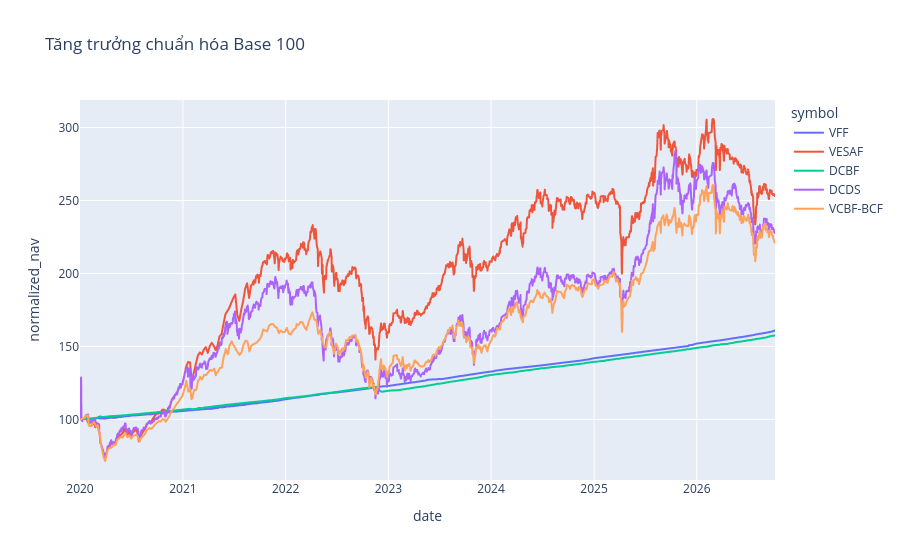

Here is the notebook cell this chart was saved with:
### Markdown cell above
## 4. Tạo chỉ số có cùng cơ sở so sánh (Stage 4)
**Normalized NAV = NAV(t) / NAV(gốc) × 100.** Các quỹ có NAV tuyệt đối khác nhau nên cần chung thang tăng trưởng. Ngày gốc là ngày quan sát đầu của từng quỹ trong giai đoạn chọn, không giả định có giá ngày 01/01/2020.

**CAGR = (NAV cuối / NAV đầu)^(365,25 / số ngày) − 1.** Drawdown đo mức giảm từ đỉnh đã quan sát. Lợi nhuận 12M lấy giá tại hoặc trước mốc 12 tháng, cho phép độ trễ tối đa 14 ngày; thiếu lịch sử thì để trống.

**Lợi nhuận thực xấp xỉ = Return 12M − CPI YoY cùng tháng.** Fisher chính xác hơn: `(1+r)/(1+i)−1`. Không trừ CPI YoY một năm khỏi lợi nhuận lũy kế nhiều năm.

### Code cell
tables = transform_data(clean)
nav = tables['fund_nav']
summary = period_summary(nav).sort_values('total_return', ascending=False)
display(summary.round(2))
assert np.allclose(nav.groupby('fund_id').first().normalized_nav, 100)
px.line(nav, x='date', y='normalized_nav', color='symbol',
        title='Tăng trưởng chuẩn hóa Base 100').show()

### Figure 1 — Plotly figure (JSON) as saved in the notebook; plotly's stock layout.template omitted (floating-point values rounded to 4 significant figures; data arrays with more than 128 entries replaced by an {"elided": "..."} marker saying what was removed)
{"data": [{"hovertemplate": "symbol=VFF<br>date=%{x}<br>normalized_nav=%{y}<extra></extra>", "legendgroup": "VFF", "line": {"color": "#636efa", "dash": "solid"}, "marker": {"symbol": "circle"}, "mode": "lines", "name": "VFF", "showlegend": true, "type": "scattergl", "x": {"elided": "596 str values"}, "xaxis": "x", "y": {"elided": "596 float values"}, "yaxis": "y"}, {"hovertemplate": "symbol=VESAF<br>date=%{x}<br>normalized_nav=%{y}<extra></extra>", "legendgroup": "VESAF", "line": {"color": "#EF553B", "dash": "solid"}, "marker": {"symbol": "circle"}, "mode": "lines", "name": "VESAF", "showlegend": true, "type": "scattergl", "x": {"elided": "1353 str values"}, "xaxis": "x", "y": {"elided": "1353 float values"}, "yaxis": "y"}, {"hovertemplate": "symbol=DCBF<br>date=%{x}<br>normalized_nav=%{y}<extra></extra>", "legendgroup": "DCBF", "line": {"color": "#00cc96", "dash": "solid"}, "marker": {"symbol": "circle"}, "mode": "lines", "name": "DCBF", "showlegend": true, "type": "scattergl", "x": {"elided": "526 str values"}, "xaxis": "x", "y": {"elided": "526 float values"}, "yaxis": "y"}, {"hovertemplate": "symbol=DCDS<br>date=%{x}<br>normalized_nav=%{y}<extra></extra>", "legendgroup": "DCDS", "line": {"color": "#ab63fa", "dash": "solid"}, "marker": {"symbol": "circle"}, "mode": "lines", "name": "DCDS", "showlegend": true, "type": "scattergl", "x": {"elided": "1674 str values"}, "xaxis": "x", "y": {"elided": "1674 float values"}, "yaxis": "y"}, {"hovertemplate": "symbol=VCBF-BCF<br>date=%{x}<br>normalized_nav=%{y}<extra></extra>", "legendgroup": "VCBF-BCF", "line": {"color": "#FFA15A", "dash": "solid"}, "marker": {"symbol": "circle"}, "mode": "lines", "name": "VCBF-BCF", "showlegend": true, "type": "scattergl", "x": {"elided": "694 str values"}, "xaxis": "x", "y": {"elided": "694 float values"}, "yaxis": "y"}], "layout": {"legend": {"title": {"text": "symbol"}, "tracegroupgap": 0}, "title": {"text": "Tăng trưởng chuẩn hóa Base 100"}, "xaxis": {"anchor": "y", "domain": [0.0, 1.0], "title": {"text": "date"}}, "yaxis": {"anchor": "x", "domain": [0.0, 1.0], "title": {"text": "normalized_nav"}}}}
